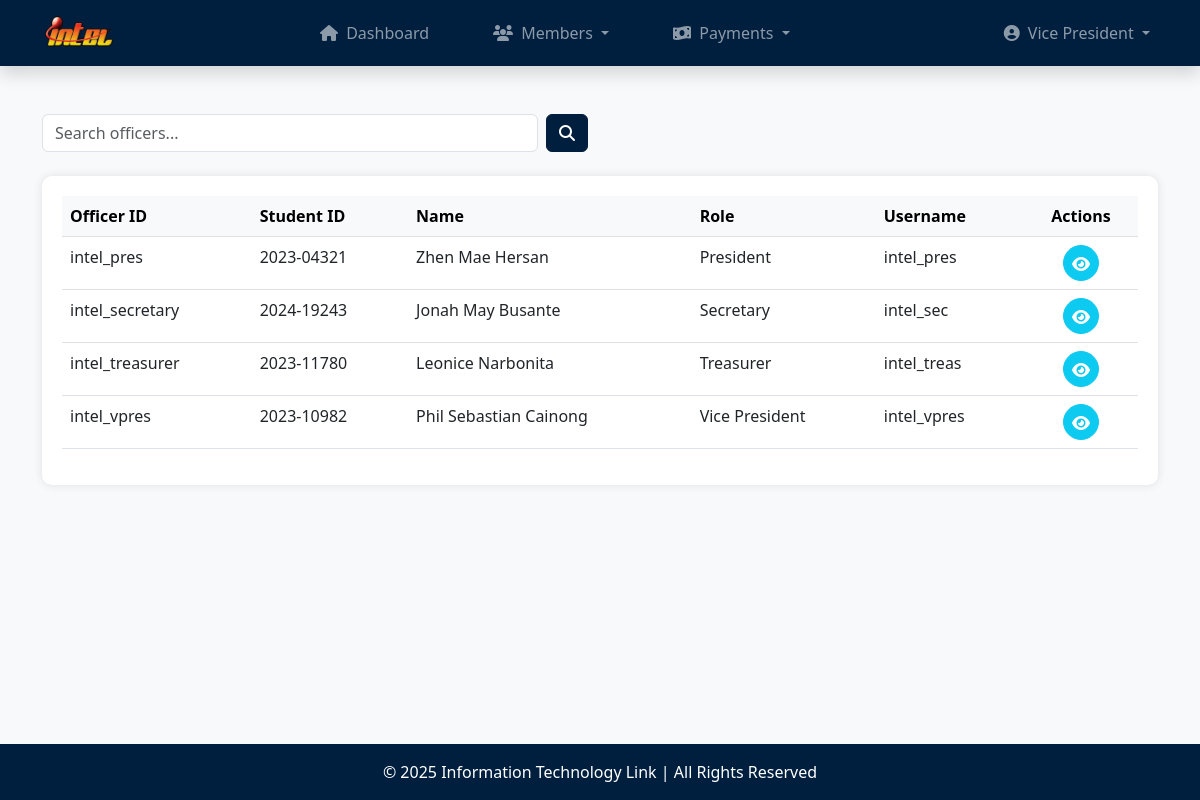
Screenshot of /officer_list.php (signed in) with the database file from the repository.
### tables this page shows
CREATE TABLE `officers` (
  `officer_id` varchar(50) NOT NULL,
  `member_id` varchar(25) NOT NULL,
  `role_id` varchar(30) NOT NULL,
  `username` varchar(50) NOT NULL,
  `password` varchar(255) NOT NULL
);

CREATE TABLE `members` (
  `member_id` varchar(25) NOT NULL,
  `last_name` varchar(30) NOT NULL,
  `first_name` varchar(30) NOT NULL,
  `middle_name` varchar(30) DEFAULT NULL,
  `contact_num` varchar(15) NOT NULL,
  `email` varchar(60) NOT NULL,
  `status` enum('Active','Inactive') NOT NULL,
  `membership_date` timestamp NOT NULL DEFAULT current_timestamp()
);

CREATE TABLE `role` (
  `role_id` varchar(30) NOT NULL,
  `role_name` varchar(30) NOT NULL
);

### officer_list.php (the view, shortened to what this page needs)
<?php
    require_once('database.php');
    $query = "SELECT o.officer_id, o.member_id, o.role_id, o.username,
                     m.first_name, m.last_name,
                     r.role_name
              FROM officers o
              JOIN members m ON o.member_id = m.member_id
              JOIN role r ON o.role_id = r.role_id
              ORDER BY o.role_id";
    $result = $conn->query($query);
?>
<!DOCTYPE html>
<html lang="en">
<head>
    <link rel="stylesheet" href="https://cdn.jsdelivr.net/npm/bootstrap@5.3.0-alpha1/dist/css/bootstrap.min.css">
    <link rel="stylesheet" href="https://cdnjs.cloudflare.com/ajax/libs/font-awesome/6.4.0/css/all.min.css">
</head>
<body>
    <?php include('navbar.php'); ?>
    <main class="container my-5">
        <div class="row align-items-center mb-4">
            <div class="col-md-6 mt-md-0 mt-3">
                <form class="d-flex" method="GET" action="">
                    <input type="text" class="form-control me-2" id="searchBar" placeholder="Search officers..." name="search" value="<?php echo isset($search) ? htmlspecialchars($search) : ''; ?>">
                    <button type="submit" class="btn btn-navy">
                        <i class="fas fa-search"></i>
                    </button>
                </form>
            </div>
        </div>
        <div class="table-container mt-4">
            <?php if(isset($result) && $result && $result->num_rows > 0): ?>
                <div class="table-responsive">
                    <table class="table table-hover">
                        <thead class="table-light">
                            <tr>
                                <th>Officer ID</th>
                                <th>Student ID</th>
                                <th>Name</th>
                                <th>Role</th>
                                <th>Username</th>
                                <th class="text-center">Actions</th>
                            </tr>
                        </thead>
                        <tbody id="officersTableBody">
                            <?php while($row = $result->fetch_assoc()): ?>
                                <tr>
                                    <td><?php echo htmlspecialchars($row['officer_id']); ?></td>
                                    <td><?php echo htmlspecialchars($row['member_id']); ?></td>
                                    <td><?php echo htmlspecialchars($row['first_name'] . ' ' . $row['last_name']); ?></td>
                                    <td><?php echo htmlspecialchars($row['role_name']); ?></td>
                                    <td><?php echo htmlspecialchars($row['username']); ?></td>
                                    <td>
                                        <div class="action-buttons d-flex justify-content-center">
                                            <a href="view_officer.php?id=<?php echo htmlspecialchars($row['officer_id']); ?>"
                                               class="btn btn-info text-white" title="View Details">
                                                <i class="fas fa-eye"></i>
                                            </a>
                                        </div>
                                    </td>
                                </tr>
                            <?php endwhile; ?>
                        </tbody>
                    </table>
                </div>
            <?php endif; ?>
        </div>
    </main>
    <?php include('footer.php'); ?>
</body>
</html>

### officer_list.php (style rules this page uses)
html, body { height: 100%; margin: 0; display: flex; flex-direction: column; background-color: #f8f9fa; }
main { flex: 1; }
.text-white { color: #ffffff !important; }
.btn-navy { background-color: #001f3f; border-color: #001f3f; color: #fff; }
.table-container { background-color: #ffffff; border-radius: 10px; box-shadow: 0 0 10px rgba(0,0,0,0.1); padding: 20px; }
.action-buttons .btn { width: 36px; height: 36px; padding: 6px 0; border-radius: 50%; text-align: center; margin: 0 3px; }

### rows the page displays
officers: officer_id "intel_pres", member "2023-04321", member.last_name "Zhen Mae Hersan", role.role_name "President", username "intel_pres"
officers: officer_id "intel_secretary", member "2024-19243", member.last_name "Jonah May Busante", role.role_name "Secretary", username "intel_sec"
officers: officer_id "intel_treasurer", member "2023-11780", member.last_name "Leonice Narbonita", role.role_name "Treasurer", username "intel_treas"
officers: officer_id "intel_vpres", member "2023-10982", member.last_name "Phil Sebastian Cainong", role.role_name "Vice President", username "intel_vpres"

### other values shown
$role_name "Vice President"
